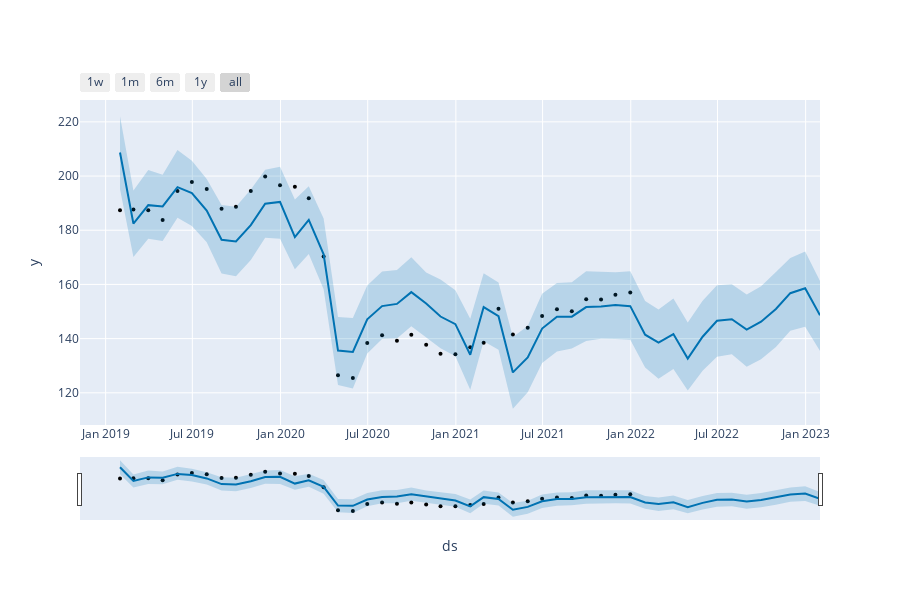

Notebook cell for this chart:
### Code cell
plot_plotly(m4, predictions4)
